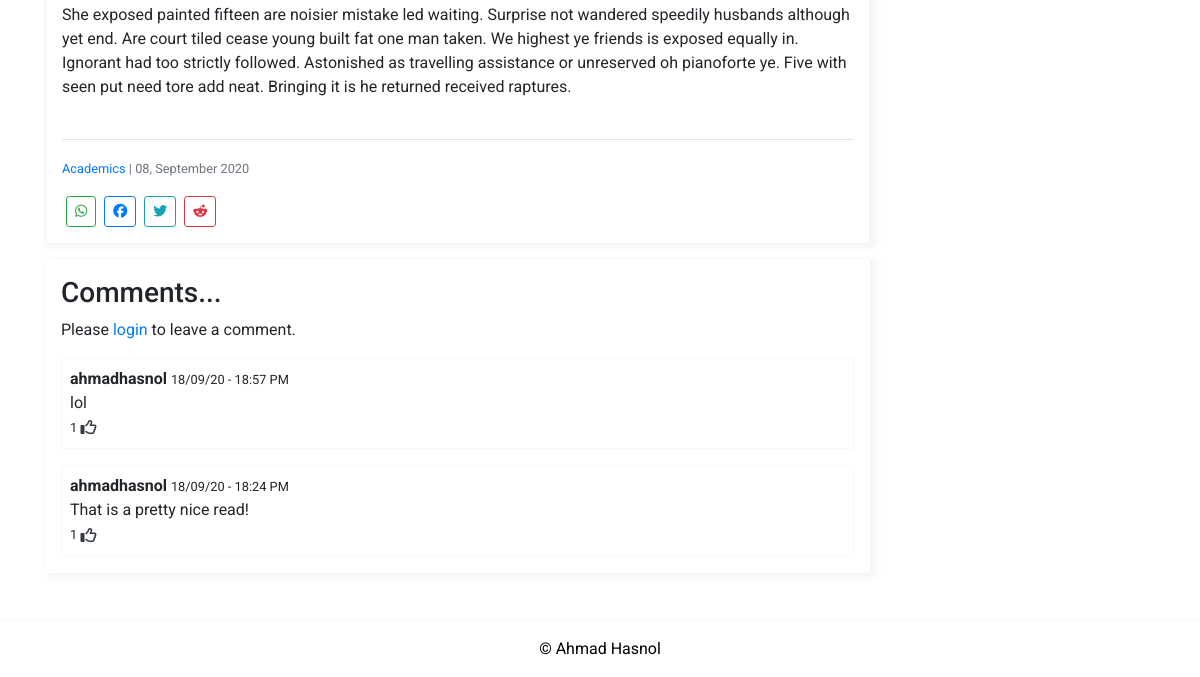
The page /post/updates-on-october-semester/ (lower part) on the database as committed earlier.
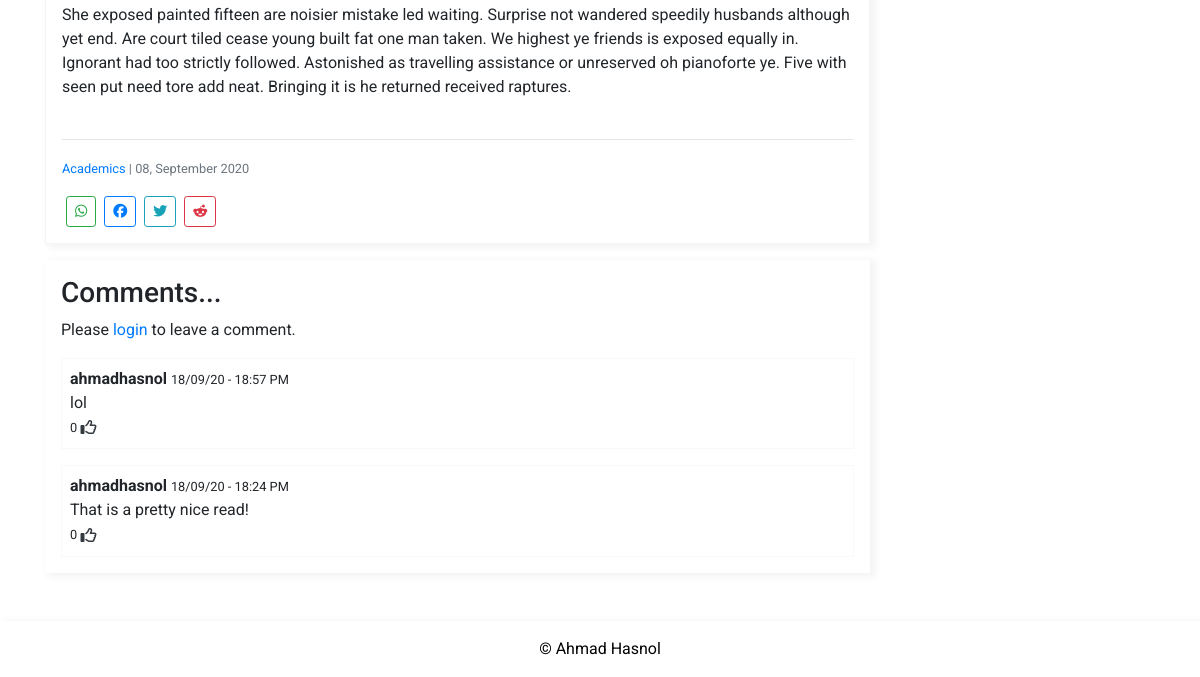
The same page on the database as committed later.
### blog/models.py (models this page shows, shortened)
class Comment(models.Model):
    post = models.ForeignKey('blog.Post', on_delete=models.CASCADE, related_name='comments')
    author = models.CharField(max_length=200)
    text = models.TextField()
    created = models.DateTimeField(default=timezone.now)
    likes = models.ManyToManyField(User, related_name='like', default=None, blank=True)
    like_count = models.IntegerField(default='0')

### blog/views.py (the view)
# urls.py: path('post/<slug:slug>/', views.details, name='blog-detail'),
def details(request, slug):
    current_post = Post.objects.get(slug=slug)
    if request.method == 'POST' and 'comment' in request.POST:
        form = CommentForm(request.POST)
        if form.is_valid():
            comment = form.save(commit=False)  # Take in the form and play with the model working with
            comment.post = current_post  # comment (model).post
            comment.author = request.user
            comment.save()
            messages.success(request, 'Your comment has been added')
            return redirect('blog-detail', slug)
    else:
        form = CommentForm()
    comments = current_post.comments.order_by('-created')
    if request.method == 'POST' and 'newsletter' in request.POST:
        e_form = EmailForm(request.POST)
        if e_form.is_valid():
            e_form.save()
            save_it = e_form.save(commit=False)
            save_it.save()
            message = 'Hello!\nThank you for subscribing to Ahmad\'s blog!'
            subject = 'Subscription Confirmed!'
            from_email = settings.EMAIL_HOST_USER
            to_list = [save_it.email]
            send_mail(subject, message, from_email, to_list, fail_silently=True)
            messages.success(request, f'You have signed up for the newsletter!')
            return redirect('blog-detail', slug)
    else:
        e_form = EmailForm()
    context = {
        'post': Post.objects.get(slug=slug),
        'other_articles': Post.objects.all().exclude(slug=current_post.slug).order_by('-date_posted')[0:3],
        'title': current_post.title,
        'form': form,
        'e_form': e_form,
        'comments': comments,
    }
    current_post.views += 1
    current_post.save(update_fields=['views'])
    return render(request, 'blog/post.html', context)

### blog/models.py (called while the page is built)
def slug_generator(sender, instance, *args, **kwargs):
    if not instance.slug:
        instance.slug = unique_slug_generator(instance)

def send_mails(sender, instance, **kwargs):
    if kwargs['created']:
        message = f'Hello!\nWe have a new post: http://localhost:8000/post/{instance.id}\nEnjoy!\n\nKind regards'
        subject = 'New Blog Published!'
        to = Email.objects.values_list('email', flat=True).distinct()
        from_email = settings.EMAIL_HOST_USER
        send_mail(subject, message, from_email, to, fail_silently=True)

### blog/templates/blog/post.html (shortened to what this page needs)
{% extends 'blog/base.html'%}
{% block content %}
<div class="container">
    <div class="row">
        <div class="col-md-9">
            <div class="my-card p-3 mt-2">
                <p class="mt-2">{{ post.content|safe }}</p>
                <hr>
                <small class="text-muted">
                    <a class="topic" href="{% url 'blog-topics' post.topic %}">{{post.topic}}</a> |
                    {{ post.date_posted|date:'d, F Y' }}
                </small>
                <br>
                <a target="_blank" class="ml-1 mt-3 text-success btn btn-outline-success btn-sm" href="https://api.whatsapp.com/send?phone=whatsappphonenumber&text=http://xmumsc.herokuapp.com{% url 'blog-detail' post.slug %}"><i class="fab fa-whatsapp"></i></a>
                <a target="_blank" class="ml-1 mt-3 text-primary btn btn-outline-primary btn-sm" href="https://www.facebook.com/sharer/sharer.php?u=http://xmumsc.herokuapp.com{% url 'blog-detail' post.slug %}"><i class="fab fa-facebook"></i></a>
                <a target="_blank" class="ml-1 mt-3 text-info btn btn-outline-info btn-sm" href="http://twitter.com/share?text=&url=http://xmumsc.herokuapp.com{% url 'blog-detail' post.slug %}&hashtags="><i class="fab fa-twitter"></i></a>
                <a target="_blank" class="ml-1 mt-3 text-danger btn btn-outline-danger btn-sm" href="http://www.reddit.com/submit?url=http://xmumsc.herokuapp.com{% url 'blog-detail' post.slug %}/post-to-reddit-via-url&title={{post.title}}"><i class="fab fa-reddit-alien"></i></a>
            </div>
            <div class="comment-section mt-3 p-3">
                <h3>Comments...</h3>
                {% if user.is_authenticated %}
                <form method="POST">
                    {% csrf_token %}
                    <div class="comment-form">
                        <div class="comment-input">
                            {% csrf_token %}
                            {{form}}
                        </div>
                        <div class="comment-button">
                            <button name="comment" type="submit" class="btn btn-outline-primary">Submit</button>
                        </div>
                    </div>
                </form>
                {% else %}
                    <p>Please <a href="{% url 'login' %}">login</a> to leave a comment.</p>
                {% endif %}
                {% for comment in comments %}
                <div class="comments mt-3 border border-light p-2">
                    <p>
                        <strong>{{ comment.author }}</strong>
                        <small>
                            {{ comment.created|date:'d/m/y' }} -
                            {{ comment.created|date:'G:i' }} {{comment.created|date:'A'}}
                        </small>
                    </p>
                    <p>{{ comment.text|linebreaks }}</p>
                    <small>
                        <span id="like_count_{{comment.id}}">{{comment.like_count}}</span>
                        {% if user.is_authenticated %}
                        <button id="like-button-{{comment.id}}" class="text-dark p-0 border-0 btn btn-outline-light" value="{{comment.id}}"><i class="far fa-thumbs-up"></i></button>
                        {% else %}
                        <a href="{% url 'login' %}"><button class="text-dark p-0 border-0 btn btn-outline-light" value="{{comment.id}}">
                            <i class="far fa-thumbs-up"></i>
                        </button> </a>
                        {% endif %}
                    </small>
                </div>
                {% endfor %}
            </div>
        </div>
        <div class="col-md-3 mt-2">
        </div>
    </div>
</div>
{% endblock content %}

Rows that differ between the two databases and show on the page:
changed Comment "lol": like_count "1" → "0"
changed Comment "That is a pretty nice read!": like_count "1" → "0"
